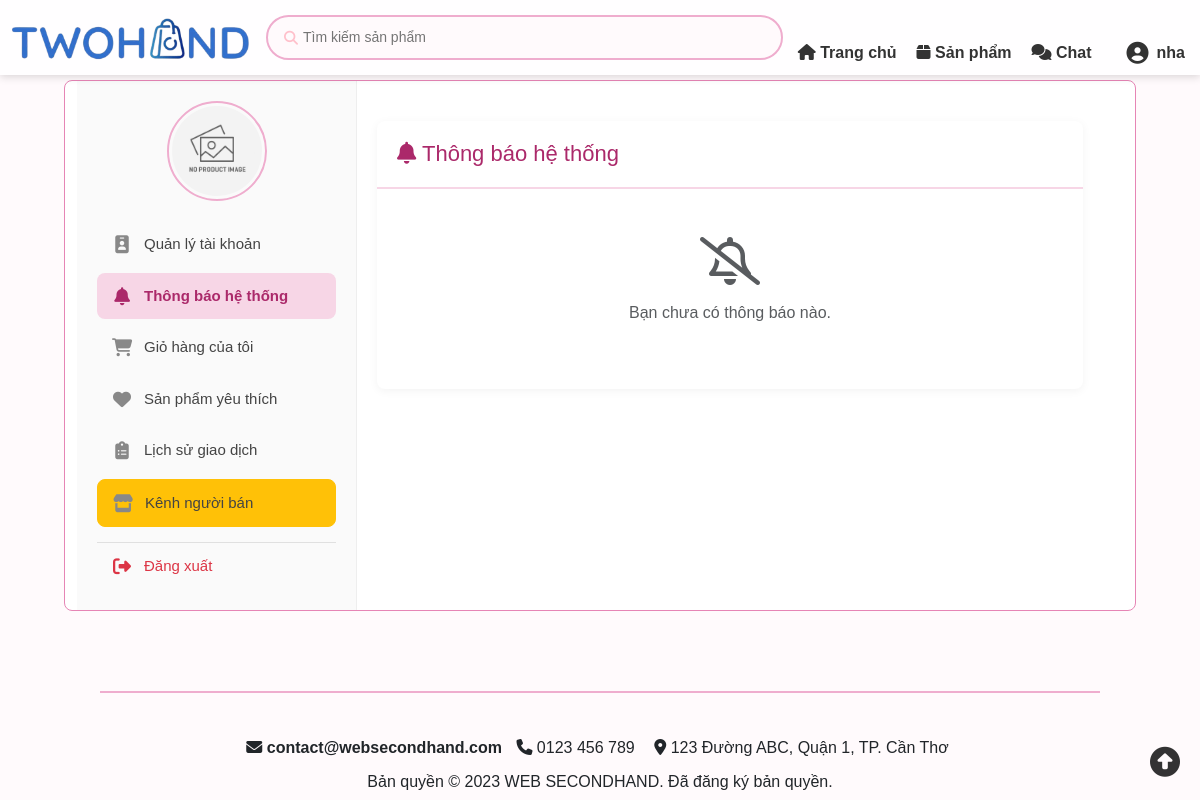
/controllers/thongBaoController.php (signed in), run on an earlier commit of the app's database.
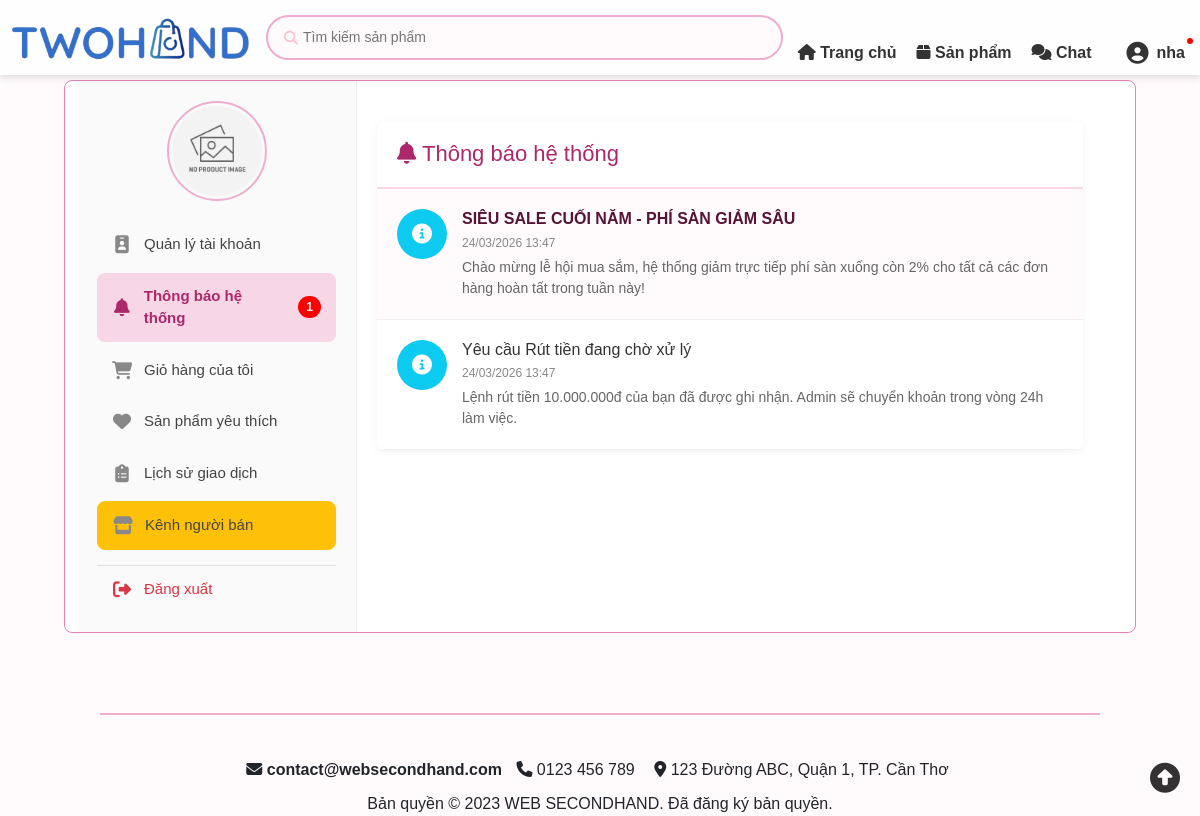
And on a later commit of the database.
### tables this page shows
CREATE TABLE ThongBaoNguoiDung (
    Id INT AUTO_INCREMENT PRIMARY KEY,
    MaTB INT,
    IdNhan INT(10),
    DaXem BOOLEAN DEFAULT 0,
    NgayXem DATETIME,
    FOREIGN KEY (MaTB) REFERENCES ThongBao(MaTB) ON DELETE CASCADE,
    FOREIGN KEY (IdNhan) REFERENCES TaiKhoan(IdTaiKhoan) ON DELETE CASCADE
);

CREATE TABLE ThongBao (
    MaTB INT AUTO_INCREMENT PRIMARY KEY,
    TieuDe VARCHAR(255) NOT NULL,
    NoiDung TEXT,
    LoaiTB ENUM('HeThong', 'DonHang', 'KhuyenMai', 'ViPham', 'BaoCao') DEFAULT 'HeThong',
    NguoiGui INT(10) DEFAULT NULL, 
    NgayTao DATETIME DEFAULT CURRENT_TIMESTAMP
);

### controllers/thongBaoController.php (called while the page is built, shortened)
<?php
require_once __DIR__ . '/../includes/ketnoi.php';
require_once __DIR__ . '/../models/thongBaoModel.php';
$idTaiKhoan = $_SESSION['IdTaiKhoan'];
$thongBaoModel = new ThongBaoModel($conn);
$dsThongBao = $thongBaoModel->getThongBaoCuaToi($idTaiKhoan);
include_once __DIR__ . '/../views/thongBao.php';

### models/thongBaoModel.php (called while the page is built, shortened)
<?php
class ThongBaoModel
{
    private $conn;
    public function __construct($conn)
    {
        $this->conn = $conn;
    }
    public function getThongBaoCuaToi($idTaiKhoan)
    {
        $sql = "SELECT tb.*, tbn.DaXem, tbn.Id
                FROM ThongBao tb
                JOIN ThongBaoNguoiDung tbn ON tb.MaTB = tbn.MaTB
                WHERE tbn.IdNhan = ?
                ORDER BY tb.NgayTao DESC";
        $stmt = $this->conn->prepare($sql);
        $stmt->bind_param("i", $idTaiKhoan);
        $stmt->execute();
        return $stmt->get_result()->fetch_all(MYSQLI_ASSOC);
    }
}

### views/thongBao.php (the view, shortened to what the rows shown need)
<!DOCTYPE html>
<html lang="vi">
<head>
    <link href="https://cdn.jsdelivr.net/npm/bootstrap@5.3.2/dist/css/bootstrap.min.css" rel="stylesheet">
    <link rel="stylesheet" href="https://cdnjs.cloudflare.com/ajax/libs/font-awesome/6.4.0/css/all.min.css">
    <link href="../assets/css/header.css" rel="stylesheet">
    <link href="../assets/css/color.css" rel="stylesheet">
    <link href="../assets/css/thongTinTaiKhoan.css" rel="stylesheet">
    <link href="../assets/css/thongBao.css" rel="stylesheet">
</head>
<body>
    <div class="giua-trang">
        <div class="container">
            <div class="content" style="flex: 1; padding-left: 20px; background: transparent; border: none;">
                <div class="thong-bao-container">
                    <div class="tb-header">
                        <h2><i class="fa-solid fa-bell"></i> Thông báo hệ thống</h2>
                    </div>
                    <div class="tb-list">
                        <?php if (empty($dsThongBao)): ?>
                            <div class="text-center py-5 text-muted">
                                <i class="fa-regular fa-bell-slash fa-3x mb-3"></i>
                                <p>Bạn chưa có thông báo nào.</p>
                            </div>
                        <?php else: ?>
                            <?php foreach ($dsThongBao as $tb):
                                $iconClass = 'fa-info-circle';
                                $bgClass = 'icon-hethong';
                                $isUnread = ($tb['DaXem'] == 0) ? 'unread' : '';
                            ?>
                                <div class="tb-item <?= $isUnread ?>"
                                    id="item-tb-<?= $tb['MaTB'] ?>"
                                    onclick="moThongBao(<?= $tb['MaTB'] ?>, '<?= htmlspecialchars($tb['TieuDe'], ENT_QUOTES) ?>')">
                                    <div class="tb-icon <?= $bgClass ?>">
                                        <i class="fa-solid <?= $iconClass ?>"></i>
                                    </div>
                                    <div class="tb-content">
                                        <h4 class="tb-title"><?= htmlspecialchars($tb['TieuDe']) ?></h4>
                                        <div class="tb-date"><?= date('d/m/Y H:i', strtotime($tb['NgayTao'])) ?></div>
                                        <div class="tb-snippet"><?= strip_tags($tb['NoiDung']) ?></div>
                                    </div>
                                </div>
                            <?php endforeach; ?>
                        <?php endif; ?>
                    </div>
                </div>
            </div>
        </div>
    </div>
    <?php include '../includes/footer.php'; ?>
</body>
</html>

What changed in the data, as far as the page shows it:
added thongbaonguoidung: MaTB.TieuDe "SIÊU SALE CUỐI NĂM - PHÍ SÀN GIẢM SÂU", MaTB.NgayTao "24/03/2026 13:47", MaTB.NoiDung "Chào mừng lễ hội mua sắm, hệ thống giảm trực tiếp phí sàn xuống còn 2% cho tất cả các đơn hàng hoàn tất trong tuần này!"
added thongbaonguoidung: MaTB.TieuDe "Yêu cầu Rút tiền đang chờ xử lý", MaTB.NgayTao "24/03/2026 13:47", MaTB.NoiDung "Lệnh rút tiền 10.000.000đ của bạn đã được ghi nhận. Admin sẽ chuyển khoản trong vòng 24h làm việc."
Also different on the page:
$soThongBaoMoi_Sidebar: (not shown) → "1"
text no longer shown: "Bạn chưa có thông báo nào."
